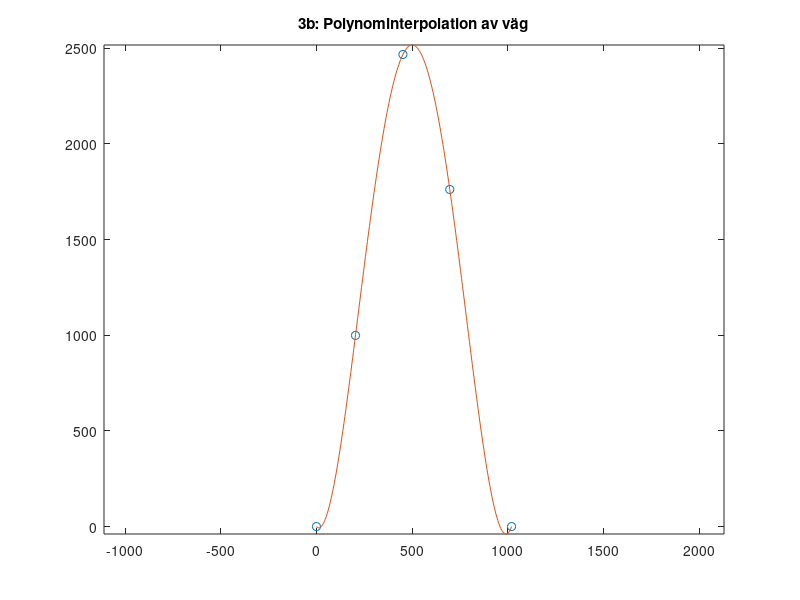
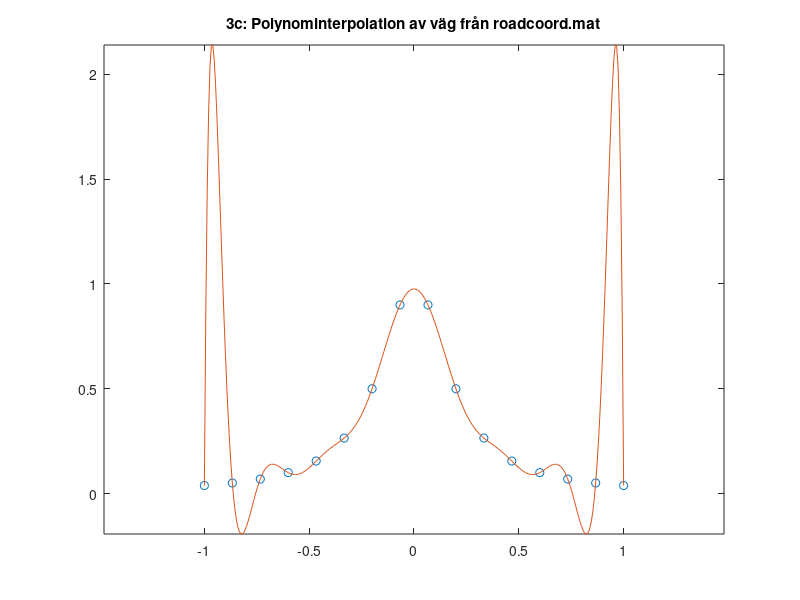
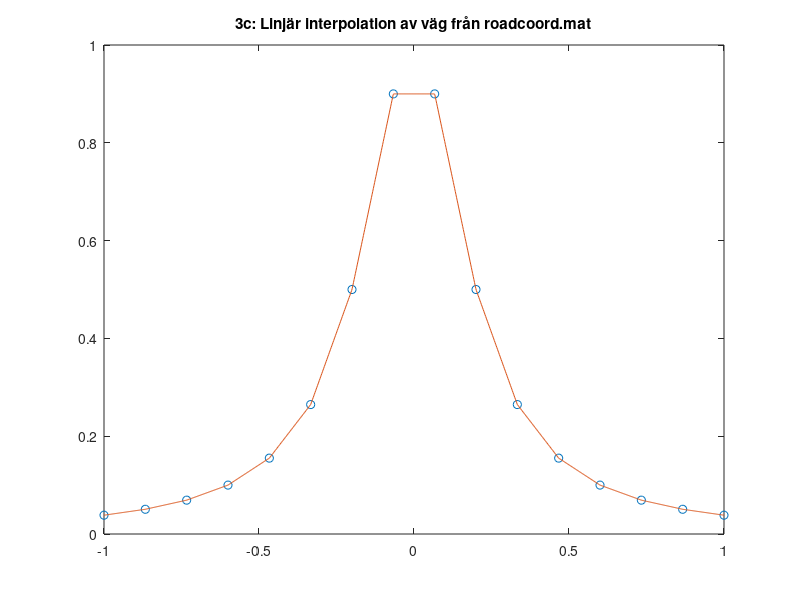
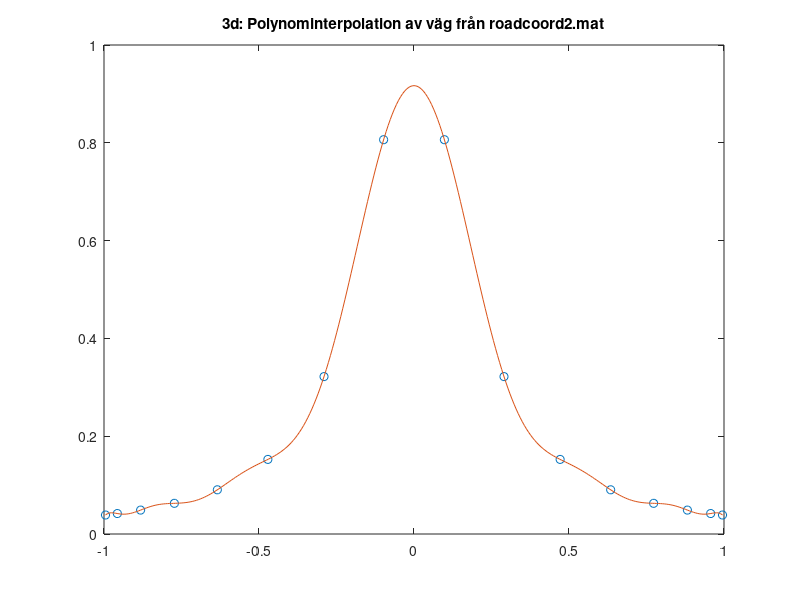

Recreate these plots in MATLAB, in order.
function Road()
    % Uppgift 3a
    data = [
        170, 950, 160, 1008, 60, 45;   
        420, 2400, 370, 2500, 75, 88;  
        670, 1730, 640, 1760, 42, 57   
    ];
    
    P_found = zeros(3, 2);
    
    fprintf('Uppgift 3a\n');
    for i = 1:3
        xA = data(i,1); yA = data(i,2);
        xB = data(i,3); yB = data(i,4);
        LA = data(i,5); LB = data(i,6);
        
        x = [(xA+xB)/2 + 50; (yA+yB)/2]; 
        
        for k = 1:10
            F = [ (x(1)-xA)^2 + (x(2)-yA)^2 - LA^2;
                  (x(1)-xB)^2 + (x(2)-yB)^2 - LB^2 ];
              
            J = [ 2*(x(1)-xA), 2*(x(2)-yA);
                  2*(x(1)-xB), 2*(x(2)-yB) ];
              
            h = -J \ F;
            x = x + h;
            if norm(h) < 1e-6, break; end
        end
        P_found(i,:) = x';
        fprintf('Punkt P%d: (%.2f, %.2f)\n', i, x(1), x(2));
    end
    
    %Uppgift 3b
    P0 = [0, 0]; P4 = [1020, 0];
    All_P = [P0; P_found; P4];
    
    x_nodes = All_P(:,1);
    y_nodes = All_P(:,2);
    
    coeffs = polyfit(x_nodes, y_nodes, 4);
    
    xx = linspace(0, 1020, 200);
    yy = polyval(coeffs, xx);
    
    figure(3);
    plot(x_nodes, y_nodes, 'o', xx, yy, '-');
    title('3b: Polynominterpolation av väg');
    axis equal;
    
    %Uppgift 3c & 3d
    load roadcoord.mat; 
    coeffs_road = polyfit(x, y, length(x)-1);
    xx_road = linspace(min(x), max(x), 300);
    yy_road = polyval(coeffs_road, xx_road);
    figure(4);
    plot(x, y, 'o', xx_road, yy_road, '-');

    title('3c: Polynominterpolation av väg från roadcoord.mat');
    axis equal;

    xx_interp = linspace(min(x), max(x), 1000);
    v = interp1(x, y, xx_interp);
    figure(5);
    plot(x, y, 'o', xx_interp, v, '-');
    title('3c: Linjär interpolation av väg från roadcoord.mat');

    load roadcoord2.mat;
    coeffs_road2 = polyfit(x2, y2, length(x2)-1);
    xx_road2 = linspace(min(x2), max(x2), 300);
    yy_road2 = polyval(coeffs_road2, xx_road2);
    figure(6);
    plot(x2, y2, 'o', xx_road2, yy_road2, '-');
    title('3d: Polynominterpolation av väg från roadcoord2.mat');
end
